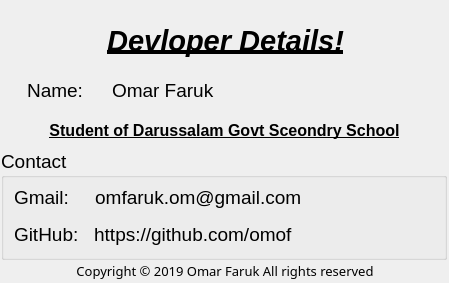
<?xml version="1.0" encoding="UTF-8"?>
<ui version="4.0">
 <class>Dialog</class>
 <widget class="QDialog" name="Dialog">
  <property name="geometry">
   <rect>
    <x>0</x>
    <y>0</y>
    <width>449</width>
    <height>283</height>
   </rect>
  </property>
  <property name="font">
   <font>
    <family>Laksaman</family>
    <italic>true</italic>
   </font>
  </property>
  <property name="windowTitle">
   <string>Dialog</string>
  </property>
  <widget class="QLabel" name="label">
   <property name="geometry">
    <rect>
     <x>40</x>
     <y>20</y>
     <width>371</width>
     <height>41</height>
    </rect>
   </property>
   <property name="font">
    <font>
     <family>Microsoft YaHei UI</family>
     <pointsize>22</pointsize>
     <weight>75</weight>
     <italic>true</italic>
     <bold>true</bold>
     <underline>true</underline>
    </font>
   </property>
   <property name="layoutDirection">
    <enum>Qt::LeftToRight</enum>
   </property>
   <property name="autoFillBackground">
    <bool>false</bool>
   </property>
   <property name="text">
    <string>Devloper Details!</string>
   </property>
   <property name="alignment">
    <set>Qt::AlignCenter</set>
   </property>
  </widget>
  <widget class="QLabel" name="label_2">
   <property name="geometry">
    <rect>
     <x>10</x>
     <y>70</y>
     <width>90</width>
     <height>41</height>
    </rect>
   </property>
   <property name="font">
    <font>
     <family>Microsoft YaHei UI</family>
     <pointsize>14</pointsize>
     <weight>50</weight>
     <italic>false</italic>
     <bold>false</bold>
     <underline>false</underline>
    </font>
   </property>
   <property name="layoutDirection">
    <enum>Qt::LeftToRight</enum>
   </property>
   <property name="autoFillBackground">
    <bool>false</bool>
   </property>
   <property name="text">
    <string>Name:</string>
   </property>
   <property name="alignment">
    <set>Qt::AlignCenter</set>
   </property>
  </widget>
  <widget class="QLabel" name="label_3">
   <property name="geometry">
    <rect>
     <x>112</x>
     <y>70</y>
     <width>270</width>
     <height>41</height>
    </rect>
   </property>
   <property name="font">
    <font>
     <family>Microsoft YaHei UI</family>
     <pointsize>14</pointsize>
     <weight>50</weight>
     <italic>false</italic>
     <bold>false</bold>
     <underline>false</underline>
    </font>
   </property>
   <property name="layoutDirection">
    <enum>Qt::LeftToRight</enum>
   </property>
   <property name="autoFillBackground">
    <bool>false</bool>
   </property>
   <property name="text">
    <string>Omar Faruk</string>
   </property>
   <property name="alignment">
    <set>Qt::AlignLeading|Qt::AlignLeft|Qt::AlignVCenter</set>
   </property>
  </widget>
  <widget class="QLabel" name="label_4">
   <property name="geometry">
    <rect>
     <x>112</x>
     <y>114</y>
     <width>270</width>
     <height>41</height>
    </rect>
   </property>
   <property name="font">
    <font>
     <family>Microsoft YaHei UI</family>
     <pointsize>14</pointsize>
     <weight>50</weight>
     <italic>false</italic>
     <bold>false</bold>
     <underline>false</underline>
    </font>
   </property>
   <property name="layoutDirection">
    <enum>Qt::LeftToRight</enum>
   </property>
   <property name="autoFillBackground">
    <bool>false</bool>
   </property>
   <property name="text">
    <string/>
   </property>
   <property name="alignment">
    <set>Qt::AlignLeading|Qt::AlignLeft|Qt::AlignVCenter</set>
   </property>
  </widget>
  <widget class="QLabel" name="label_5">
   <property name="geometry">
    <rect>
     <x>10</x>
     <y>114</y>
     <width>90</width>
     <height>41</height>
    </rect>
   </property>
   <property name="font">
    <font>
     <family>Microsoft YaHei UI</family>
     <pointsize>14</pointsize>
     <weight>50</weight>
     <italic>false</italic>
     <bold>false</bold>
     <underline>false</underline>
    </font>
   </property>
   <property name="layoutDirection">
    <enum>Qt::LeftToRight</enum>
   </property>
   <property name="autoFillBackground">
    <bool>false</bool>
   </property>
   <property name="text">
    <string/>
   </property>
   <property name="alignment">
    <set>Qt::AlignCenter</set>
   </property>
  </widget>
  <widget class="QLabel" name="label_6">
   <property name="geometry">
    <rect>
     <x>0</x>
     <y>110</y>
     <width>449</width>
     <height>41</height>
    </rect>
   </property>
   <property name="font">
    <font>
     <family>Microsoft YaHei UI</family>
     <pointsize>12</pointsize>
     <weight>75</weight>
     <italic>false</italic>
     <bold>true</bold>
     <underline>true</underline>
    </font>
   </property>
   <property name="layoutDirection">
    <enum>Qt::LeftToRight</enum>
   </property>
   <property name="autoFillBackground">
    <bool>false</bool>
   </property>
   <property name="text">
    <string>Student of Darussalam Govt Sceondry School</string>
   </property>
   <property name="alignment">
    <set>Qt::AlignCenter</set>
   </property>
  </widget>
  <widget class="QGroupBox" name="groupBox">
   <property name="geometry">
    <rect>
     <x>1</x>
     <y>149</y>
     <width>446</width>
     <height>111</height>
    </rect>
   </property>
   <property name="font">
    <font>
     <family>Microsoft YaHei UI</family>
     <pointsize>14</pointsize>
     <italic>false</italic>
    </font>
   </property>
   <property name="title">
    <string>Contact</string>
   </property>
   <widget class="QLabel" name="label_7">
    <property name="geometry">
     <rect>
      <x>13</x>
      <y>33</y>
      <width>360</width>
      <height>30</height>
     </rect>
    </property>
    <property name="styleSheet">
     <string notr="true">font: 14pt &quot;Microsoft YaHei UI&quot;;</string>
    </property>
    <property name="text">
     <string>Gmail:     omfaruk.om@gmail.com</string>
    </property>
    <property name="alignment">
     <set>Qt::AlignLeading|Qt::AlignLeft|Qt::AlignVCenter</set>
    </property>
   </widget>
   <widget class="QLabel" name="label_8">
    <property name="geometry">
     <rect>
      <x>13</x>
      <y>70</y>
      <width>360</width>
      <height>30</height>
     </rect>
    </property>
    <property name="styleSheet">
     <string notr="true">font: 14pt &quot;Microsoft YaHei UI&quot;;</string>
    </property>
    <property name="text">
     <string>GitHub:   https://github.com/omof</string>
    </property>
    <property name="alignment">
     <set>Qt::AlignLeading|Qt::AlignLeft|Qt::AlignVCenter</set>
    </property>
   </widget>
  </widget>
  <widget class="QLabel" name="label_9">
   <property name="geometry">
    <rect>
     <x>0</x>
     <y>260</y>
     <width>450</width>
     <height>21</height>
    </rect>
   </property>
   <property name="font">
    <font>
     <family>Microsoft YaHei UI Light</family>
     <pointsize>10</pointsize>
     <italic>false</italic>
    </font>
   </property>
   <property name="text">
    <string>Copyright © 2019 Omar Faruk All rights reserved</string>
   </property>
   <property name="alignment">
    <set>Qt::AlignCenter</set>
   </property>
  </widget>
 </widget>
 <resources/>
 <connections/>
</ui>
